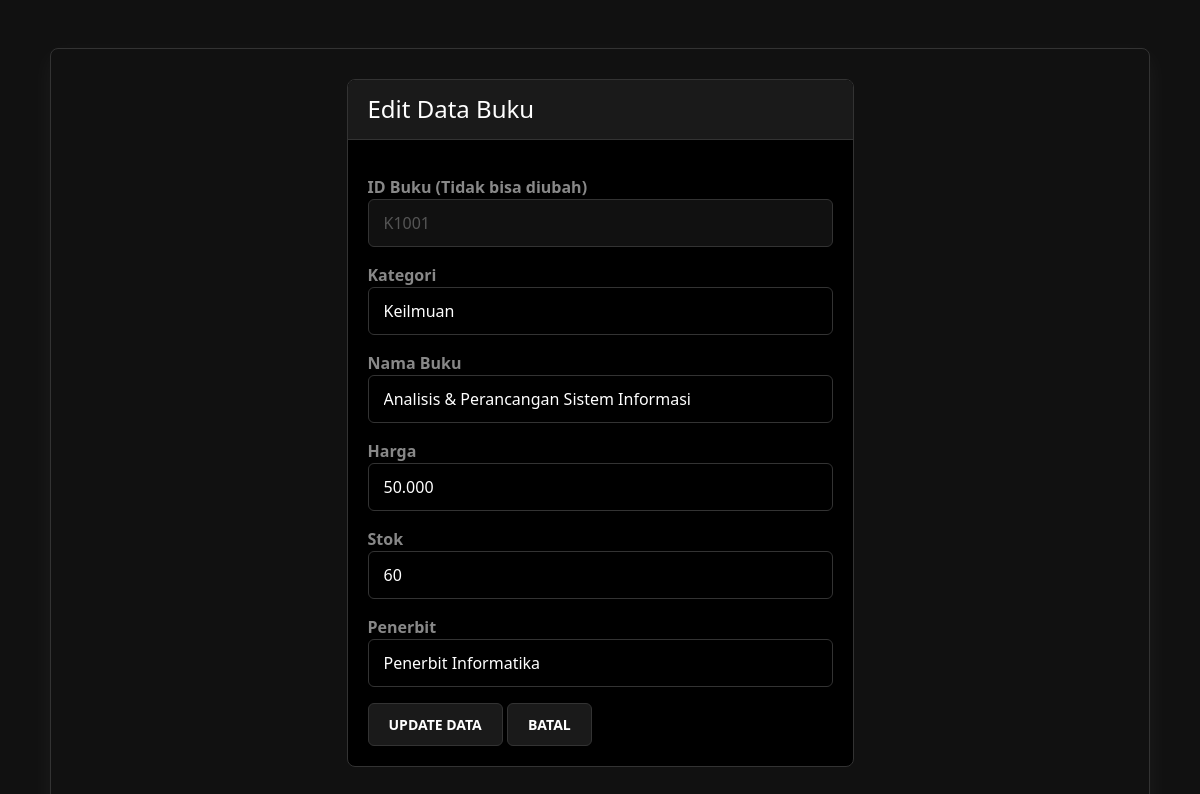
The app's page /buku/edit_buku.php?id=K1001 with its own data.
### tables this page shows
CREATE TABLE `tabel_buku` (
  `Id Buku` varchar(100) NOT NULL,
  `Kategori` varchar(100) NOT NULL,
  `Nama Buku` varchar(100) NOT NULL,
  `Harga` varchar(100) NOT NULL,
  `Stok` varchar(100) NOT NULL,
  `Penerbit` varchar(100) NOT NULL
);

### buku/edit_buku.php (the view, shortened to what this page needs)
<?php
include '../koneksi.php';
$IdLama = isset($_GET['id']) ? trim($_GET['id']) : '';
$QueryGet = "SELECT * FROM `tabel_buku` WHERE REPLACE(REPLACE(`Id Buku`, '\r', ''), '\n', '') = '$IdLama'";
$GetData = mysqli_query($conn, $QueryGet);
$Buku = mysqli_fetch_assoc($GetData);
?>
<!DOCTYPE html>
<html lang="id">
<head>
    <link href="https://cdn.jsdelivr.net/npm/bootstrap@5.3.0/dist/css/bootstrap.min.css" rel="stylesheet">
    <link rel="stylesheet" href="../styles.css">
</head>
<body class="container mt-5">
    <div class="row justify-content-center">
        <div class="col-md-6">
            <div class="card">
                <div class="card-header bg-warning text-white">
                    <h4 class="mb-0">Edit Data Buku</h4>
                </div>
                <div class="card-body">
                    <form method="POST">
        <div class="mb-3">
            <label>ID Buku (Tidak bisa diubah)</label>
            <input type="text" class="form-control" value="<?= htmlspecialchars($Buku['Id Buku']); ?>" disabled>
        </div>
        <div class="mb-3">
            <label>Kategori</label>
            <input type="text" name="Kategori" class="form-control" value="<?= htmlspecialchars($Buku['Kategori']); ?>" required>
        </div>
        <div class="mb-3">
            <label>Nama Buku</label>
            <input type="text" name="NamaBuku" class="form-control" value="<?= htmlspecialchars($Buku['Nama Buku']); ?>" required>
        </div>
        <div class="mb-3">
            <label>Harga</label>
            <input type="text" name="Harga" class="form-control" value="<?= htmlspecialchars($Buku['Harga']); ?>" required>
        </div>
        <div class="mb-3">
            <label>Stok</label>
            <input type="number" name="Stok" class="form-control" value="<?= htmlspecialchars($Buku['Stok']); ?>" required>
        </div>
        <div class="mb-3">
            <label>Penerbit</label>
            <input type="text" name="Penerbit" class="form-control" value="<?= htmlspecialchars($Buku['Penerbit']); ?>" required>
        </div>
        <button type="submit" name="Update" class="btn btn-warning">Update Data</button>
        <a href="../admin.php" class="btn btn-secondary">Batal</a>
    </form>
</body>
</html>

### styles.css (style rules this page uses)
* { margin: 0; padding: 0; box-sizing: border-box; }
body { font-family: 'Segoe UI', Tahoma, sans-serif; background: #000000; color: #ffffff; min-height: 100vh; padding-bottom: 50px; line-height: 1.5; }
.navbar, .container, .card, .alert { background: #111111; border: 1px solid #333333; border-radius: 8px; }
.container { max-width: 1100px; margin: 30px auto; padding: 30px; box-shadow: 0 8px 24px rgba(255,255,255,0.05); }
.card { overflow: hidden; background: #000000; margin-bottom: 20px; }
.card-header { padding: 15px 20px; font-weight: 600; border-bottom: 1px solid #333333; background: #1a1a1a !important; }
.card-body { padding: 20px; }
.form-control, select, textarea { width: 100%; padding: 10px 15px; background: #000000; border: 1px solid #333333; border-radius: 6px; color: #ffffff; margin-top: 0; height: 48px; }
.form-control:disabled { background: #111111; color: #555555; cursor: not-allowed; }
label { font-weight: 600; display: block; margin-top: 15px; color: #888888; }
.btn { padding: 10px 20px; border-radius: 6px; font-weight: 600; cursor: pointer; border: 1px solid #333333; text-transform: uppercase; transition: all 0.2s; display: inline-block; text-decoration: none; font-size: 0.875rem; text-align: center; }
.btn-danger, .btn-warning, .btn-secondary { background: #1a1a1a; color: #ffffff; border-color: #333333; }

### records on screen
tabel_buku: Id Buku "K1001", Kategori "Keilmuan", NamaBuku "Analisis & Perancangan Sistem Informasi", Harga "50.000", Stok "60", Penerbit "Penerbit Informatika"
